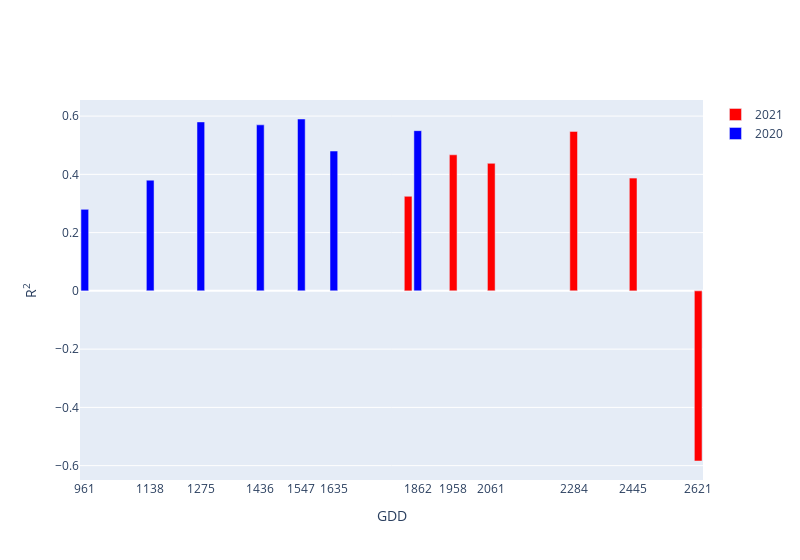

The notebook cell this image was saved under:
### Code cell
import plotly.graph_objects as go
df=dict()
df['date']=[]
df['R2']=[]
df['GDD']=[1836,1958,2061,2284,2445,2621]
for d in range(len(date)):
    df['date'].append(date[d])
    df['R2'].append(grid.score(X_test_daily[d],y_test_daily[d]))

df=pd.DataFrame(df)
df_2020=dict()
df_2020['GDD']=[961,1138,1275,1436,1547,1635,1862]
df_2020['R2']= [0.28,0.38,0.58,0.57,0.59,0.48,0.55]
xtick=np.hstack([df_2020['GDD'],df['GDD']])
xtick=xtick[xtick!=1836]
print(xtick)
fig=go.Figure()
fig.add_trace(go.Bar(x=df['GDD'],y=df['R2'],marker_color='red',name='2021'))
fig.add_trace(go.Bar(x=df_2020['GDD'],y=df_2020['R2'],marker_color='blue',name='2020'))
fig.update_layout(width=800,yaxis=dict(title='R<sup>2</sup>'),
    xaxis = dict(
        title='GDD',
        tickmode = 'array',
        tickvals = xtick))
fig.show()

### Figure 1 — Plotly figure (JSON) as saved in the notebook; plotly's stock layout.template omitted (floating-point values rounded to 4 significant figures)
{"data": [{"marker": {"color": "red"}, "name": "2021", "type": "bar", "x": [1836, 1958, 2061, 2284, 2445, 2621], "y": [0.3247, 0.4671, 0.4378, 0.5475, 0.3872, -0.584]}, {"marker": {"color": "blue"}, "name": "2020", "type": "bar", "x": [961, 1138, 1275, 1436, 1547, 1635, 1862], "y": [0.28, 0.38, 0.58, 0.57, 0.59, 0.48, 0.55]}], "layout": {"width": 800, "xaxis": {"tickmode": "array", "tickvals": [961, 1138, 1275, 1436, 1547, 1635, 1862, 1958, 2061, 2284, 2445, 2621], "title": {"text": "GDD"}}, "yaxis": {"title": {"text": "R<sup>2</sup>"}}}}
